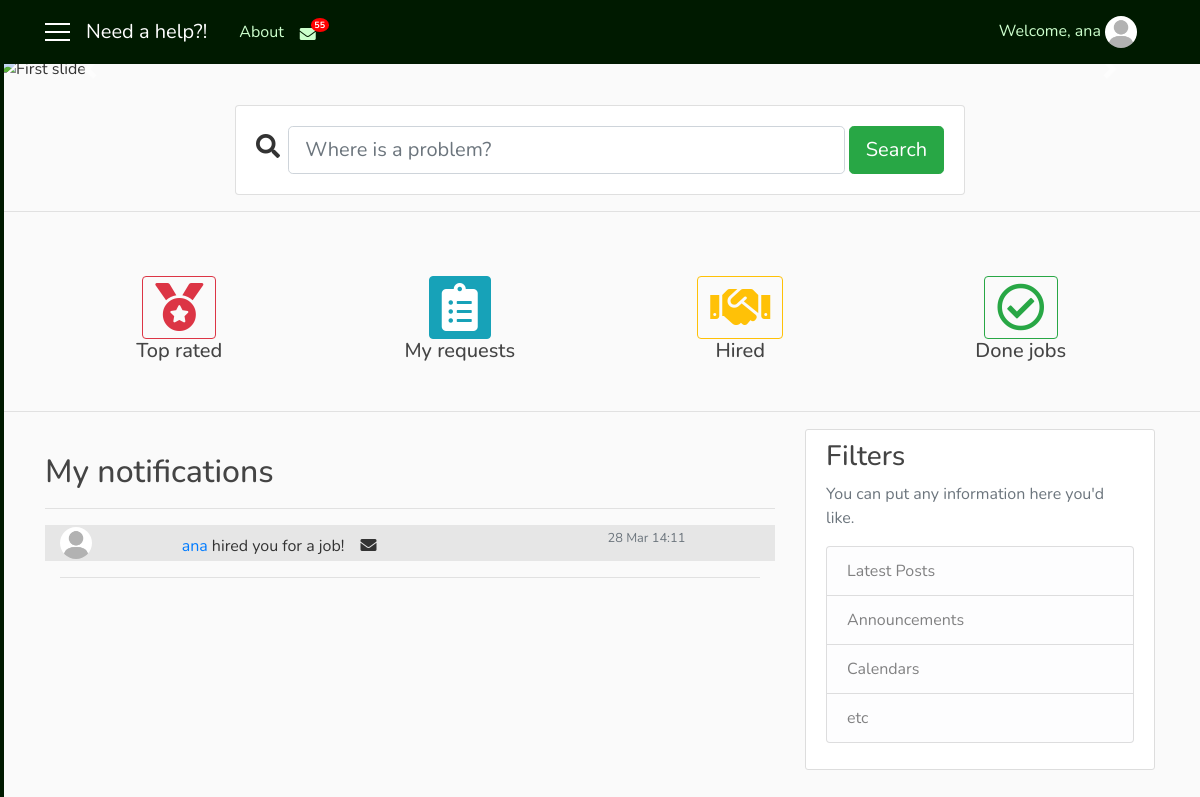
Before: /notifications_repairman/3 (signed in) with the older database file.
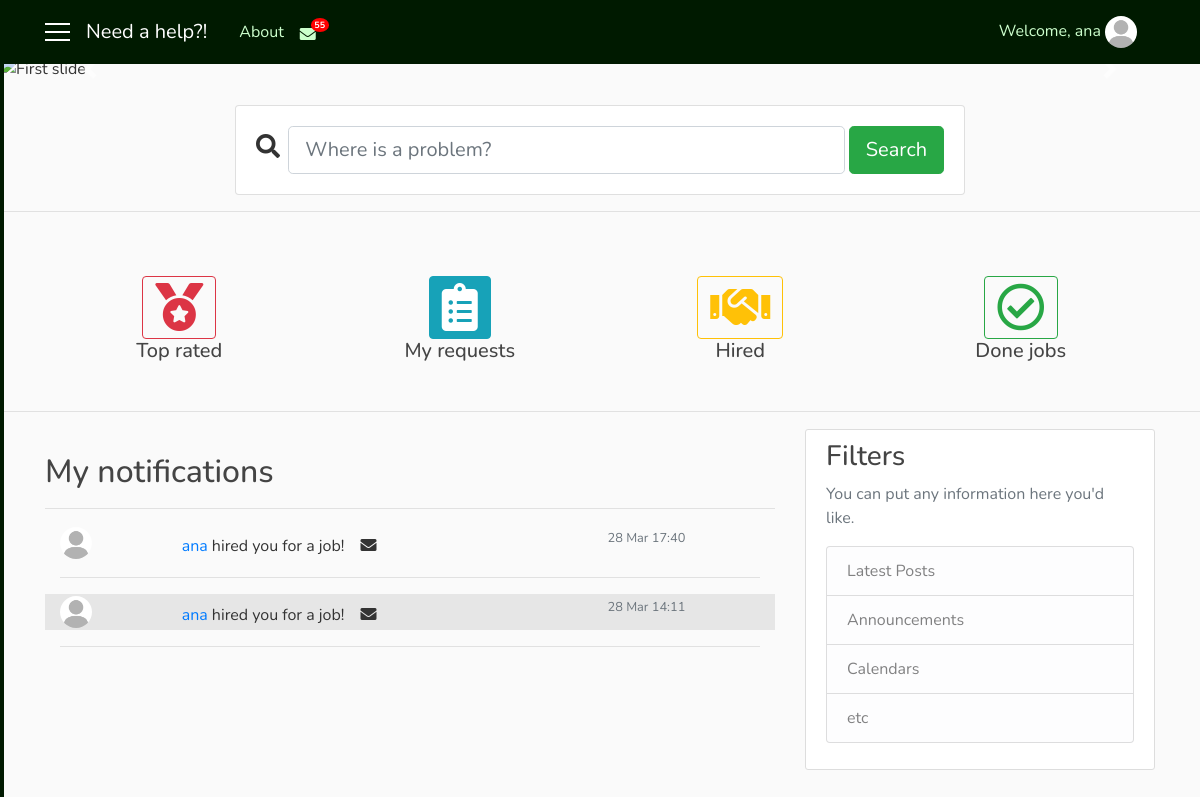
After: the same page with the newer database file.
### user/models.py (models this page shows, shortened)
class RepairmanNotifications(models.Model):
    repairman = models.ForeignKey(User, on_delete=models.CASCADE)
    notification = models.CharField(max_length=1000)
    url_to_go = models.CharField(max_length=200, default='-')
    date = models.DateTimeField(auto_now_add=True)
    seen = models.BooleanField(default=False)
    remove = models.BooleanField(default=False)

### need_a_help_app/views.py (the view)
# urls.py: path('notifications_repairman/<int:pk>', views.NotificationsRepairmanListView.as_view(), name='notifications_repairman'),
class NotificationsRepairmanListView(LoginRequiredMixin, ListView):
    model = RepairmanNotifications
    template_name = 'need_a_help_app/notifications_repairman.html'
    context_object_name = 'notif'
    paginate_by = 5
    def get_queryset(self):
        user = get_object_or_404(User, pk=self.kwargs.get('pk'))
        return RepairmanNotifications.objects.filter(repairman=user).order_by('-date')
    def get_context_data(self, **kwargs):
        context_data = super(NotificationsRepairmanListView, self).get_context_data(**kwargs)
        users = User.objects.all()
        us = self.request.user
        not_r = RepairmanNotifications.objects.filter(repairman=us, remove=False).order_by('-date')
        not_rep = RepairmanNotifications.objects.filter(repairman=us, seen=False).count()
        context_data['us'] = users
        context_data['not_r'] = not_r
        context_data['not_rep'] = not_rep
        return context_data

### need_a_help_app/templates/need_a_help_app/notifications_repairman.html (shortened to what this page needs)
{% extends 'need_a_help_app/base.html' %}
{% block mess_client %}
        <span class="badge badge-notify-mess">55</span>
{% endblock %}
{% block content %}
   <h2 class="pt-4">My notifications</h2>
   <hr width="100%">
   {% if notif %}
        <div class='container'>
           {% for n in notif %}
                {% if not n.seen %}
                    <div class="row not_seen" onclick="location.href=&quot;{{ n.url_to_go }}?not={{ n.id }}&quot;;">
                        {% autoescape off %}{{ n.notification }}{% endautoescape %}
                        <div class="col-sm-3 col-md-3 col-lg-3">
                            <small class="text-secondary text-muted">{{ n.date|date:'d M H:i' }}</small>
                        </div>
                    </div>
                {% else %}
                    <div class='row not_row' style='cursor: pointer;' onclick="location.href=&quot;{{ n.url_to_go }}?not={{ n.id }}&quot;;">
                        {% autoescape off %}{{ n.notification }}{% endautoescape %}
                        <div class="col-sm-3 col-md-3 col-lg-3">
                            <small class="text-secondary text-muted">{{ n.date|date:'d M H:i' }}</small>
                        </div>
                    </div>
                {% endif %}
                <hr width=100%>
           {% endfor %}
        </div>
   {% else %}
    <h3 class="text-secondary text-muted" align="center">No results</h3>
   {% endif %}
   <div class="container" align="center">
        <div class="row">
            <div class="col-sm-12 col-md-12 col-lg-12 align-items-center justify-content" style="margin: auto">
            </div>
        </div>
   </div>
{% endblock %}

Changed rows visible on the page:
added RepairmanNotifications: notification (placeholder picture), notification "ana hired you for a job!", date "28 Mar 17:40"
